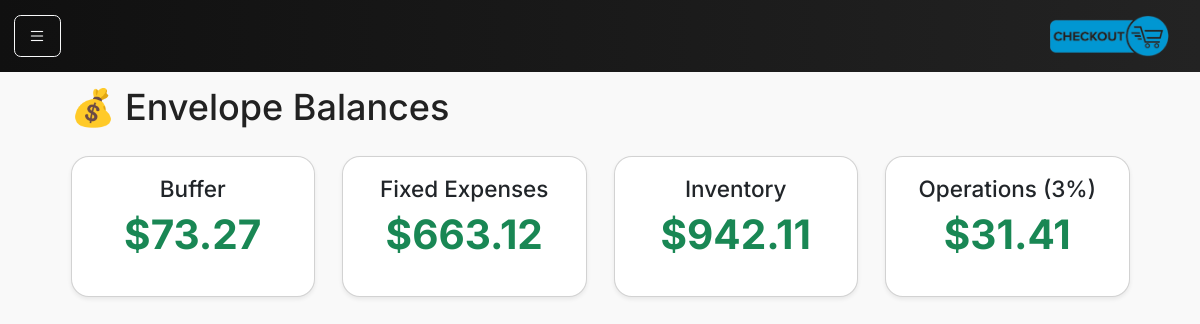
Page /envelopes on the earlier database version.
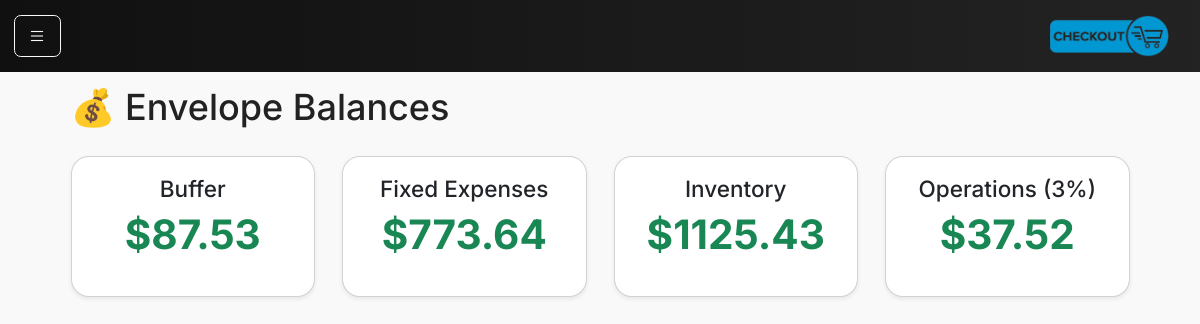
Same page on the later database version.
### models.py (models this page shows)
class Envelope(db.Model):
    __tablename__ = "envelopes"
    id = db.Column(db.Integer, primary_key=True)
    code = db.Column(db.String(32), unique=True, nullable=False)
    name = db.Column(db.String(64), nullable=False)
    balance_cents = db.Column(db.Integer, nullable=False, default=0)
    created_at = db.Column(db.DateTime, default=datetime.utcnow)
    updated_at = db.Column(db.DateTime, default=datetime.utcnow, onupdate=datetime.utcnow)

### main.py (the view)
@app.route("/envelopes")
def envelope_view():
    from main import Envelope
    envelopes = Envelope.query.order_by(Envelope.name).all()
    return render_template("envelopes.html", envelopes=envelopes)

### main.py (called while the page is built)
@app.context_processor
def inject_request():
    return dict(request=request)

### templates/envelopes.html
{% extends "base.html" %}
{% block content %}
<div class="container-fluid">
    <h2 class="mb-4">💰 Envelope Balances</h2>
    <div class="row">
        {% for e in envelopes %}
        <div class="col-md-3 mb-4">
            <div class="card shadow-sm">
                <div class="card-body text-center">
                    <h5 class="card-title">{{ e.name }}</h5>
                    <p class="display-6 text-success fw-bold">
                        ${{ "%.2f"|format(e.balance_cents / 100) }}
                    </p>
                </div>
            </div>
        </div>
        {% else %}
        <div class="col-12 text-center text-muted">
            No envelopes yet.
        </div>
        {% endfor %}
    </div>
</div>
{% endblock %}

Differences in the rows shown:
changed Envelope "Buffer": e.balance_cents/100 "73.27" → "87.53"
changed Envelope "Fixed Expenses": e.balance_cents/100 "663.12" → "773.64"
changed Envelope "Inventory": e.balance_cents/100 "942.11" → "1125.43"
changed Envelope "Operations (3%)": e.balance_cents/100 "31.41" → "37.52"
